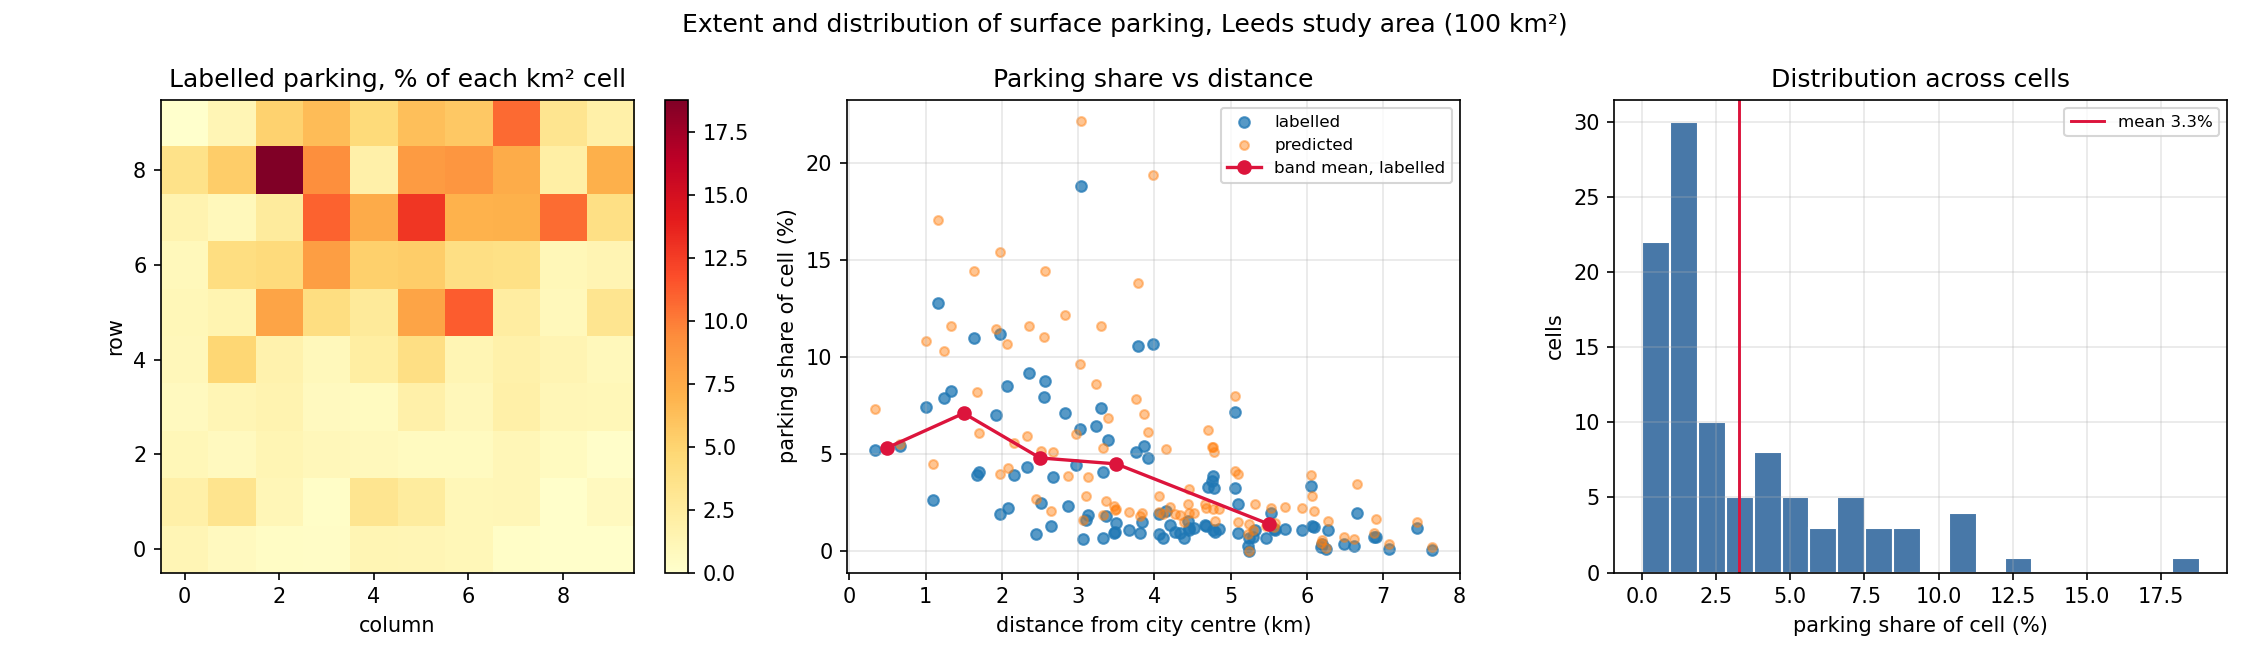

Reproduce this figure in Python.
"""
How much land is surface parking, and where — Leeds
Author: Hou

Answers RQ3 from what the validation already produced: the extent and internal
distribution of surface parking in the study area, reported with the uncertainty
the accuracy assessment established.

Three things are reported.

  Extent      Labelled and predicted parking as a share of the 100 km2 study
              area. The predicted figure is an upper bound: the model over-
              predicts by roughly half.

  Distribution
              Parking share by distance band from the city centre, and the
              per-cell distribution, so the internal pattern is visible rather
              than only the total.

  Calibration The reason the over-prediction matters less than it appears. For a
              map with measured precision p and recall r, the predicted area A
              relates to the true area T as A x p = TP = T x r, so T = A x p/r.
              In Leeds this is an identity, since p and r were measured there.
              Its value is that the bias is a measurable, correctable quantity
              rather than noise: the factor can in principle be carried to other
              cities, though whether it transfers is untested and is left as
              further work.

Scope note: this quantifies extent and pattern only. It does not assess whether
any site could or should be developed.

Reads read-only. Writes only the outputs below.
Outputs:
  - parking_extent_summary.csv   : extent, by distance band and overall
  - parking_extent.png           : per-cell parking share, map and distribution
"""
import os
import numpy as np
import pandas as pd
import matplotlib
matplotlib.use("Agg")
import matplotlib.pyplot as plt
import warnings; warnings.filterwarnings("ignore")

HERE = os.path.dirname(os.path.abspath(__file__))
PERCELL = f"{HERE}/accuracy_vs_distance.csv"     # per-cell metrics + distance
OUT_CSV = f"{HERE}/parking_extent_summary.csv"
OUT_FIG = f"{HERE}/parking_extent.png"

CELL_KM2 = 1.0
BANDS = [0, 1, 2, 3, 4, 99]
BAND_LABELS = ["<1", "1-2", "2-3", "3-4", ">4"]
# measured on the validation grid
PRECISION, RECALL = 0.5708, 0.8543


def log(m):
    print(m, flush=True)


d = pd.read_csv(PERCELL)
d["manual_km2"] = d["manual_all_m2"] / 1e6
d["model_km2"] = d["model_m2"] / 1e6
d["manual_share"] = 100 * d["manual_km2"] / CELL_KM2
d["model_share"] = 100 * d["model_km2"] / CELL_KM2
d["band_km"] = pd.cut(d["dist_km"], bins=BANDS, labels=BAND_LABELS)

area_km2 = len(d) * CELL_KM2
man_tot, mod_tot = d["manual_km2"].sum(), d["model_km2"].sum()
calib = PRECISION / RECALL

rows = []


def add(scope, n, man, mod, note=""):
    rows.append({"scope": scope, "n_cells": n, "area_km2": round(n * CELL_KM2, 1),
                 "labelled_km2": round(man, 4),
                 "labelled_pct_of_area": round(100 * man / (n * CELL_KM2), 2),
                 "predicted_km2": round(mod, 4),
                 "predicted_pct_of_area": round(100 * mod / (n * CELL_KM2), 2),
                 "calibrated_km2": round(mod * calib, 4),
                 "calibrated_pct_of_area": round(100 * mod * calib / (n * CELL_KM2), 2),
                 "note": note})


add("whole study area", len(d), man_tot, mod_tot, "100 x 1 km2 cells")
for lab, g in d.groupby("band_km", observed=True):
    add(f"{lab} km from centre", len(g), g["manual_km2"].sum(), g["model_km2"].sum(),
        "few cells, read with caution" if len(g) < 5 else "")

out = pd.DataFrame(rows)
out.to_csv(OUT_CSV, index=False)
log(f"wrote: {OUT_CSV}\n")
log("=== EXTENT ===")
log(out[["scope", "n_cells", "labelled_km2", "labelled_pct_of_area",
         "predicted_km2", "predicted_pct_of_area", "calibrated_km2"]].to_string(index=False))

log(f"\n=== CALIBRATION ===")
log(f"measured precision {PRECISION:.4f}, recall {RECALL:.4f}")
log(f"factor p/r = {calib:.4f}")
log(f"predicted {mod_tot:.4f} km2  x {calib:.4f}  = {mod_tot*calib:.4f} km2")
log(f"labelled                                    {man_tot:.4f} km2")
log(f"over-prediction before calibration: {mod_tot/man_tot:.2f}x")

log(f"\n=== PER-CELL DISTRIBUTION (labelled parking share, % of cell) ===")
log(d["manual_share"].describe().round(2).to_string())
q = d["manual_share"].quantile([.5, .75, .9, .95]).round(2)
top = d.nlargest(5, "manual_share")[["col_index", "row_index", "dist_km", "manual_share"]]
log(f"\ncells above 10% parking: {(d['manual_share'] > 10).sum()}")
log("highest cells:")
log(top.round(2).to_string(index=False))

# ---- figure ----
fig, ax = plt.subplots(1, 3, figsize=(15, 4.4))

piv = d.pivot(index="row_index", columns="col_index", values="manual_share")
im = ax[0].imshow(piv.values, origin="lower", cmap="YlOrRd")
ax[0].set_title("Labelled parking, % of each km² cell")
ax[0].set_xlabel("column"); ax[0].set_ylabel("row")
fig.colorbar(im, ax=ax[0], fraction=0.046)

ax[1].scatter(d["dist_km"], d["manual_share"], s=26, alpha=.75, label="labelled")
ax[1].scatter(d["dist_km"], d["model_share"], s=18, alpha=.45, label="predicted")
band = d.groupby("band_km", observed=True)["manual_share"].mean()
centres = [0.5, 1.5, 2.5, 3.5, 5.5]
ax[1].plot(centres[:len(band)], band.values, color="crimson", lw=1.6, marker="o",
           label="band mean, labelled")
ax[1].set_xlabel("distance from city centre (km)")
ax[1].set_ylabel("parking share of cell (%)")
ax[1].set_title("Parking share vs distance"); ax[1].legend(fontsize=8); ax[1].grid(alpha=.3)

ax[2].hist(d["manual_share"], bins=20, color="#4878a8", edgecolor="white")
ax[2].axvline(d["manual_share"].mean(), color="crimson", lw=1.4,
              label=f"mean {d['manual_share'].mean():.1f}%")
ax[2].set_xlabel("parking share of cell (%)"); ax[2].set_ylabel("cells")
ax[2].set_title("Distribution across cells"); ax[2].legend(fontsize=8); ax[2].grid(alpha=.3)

fig.suptitle("Extent and distribution of surface parking, Leeds study area (100 km²)")
fig.tight_layout()
fig.savefig(OUT_FIG, dpi=150)
log(f"\nwrote: {OUT_FIG}")
